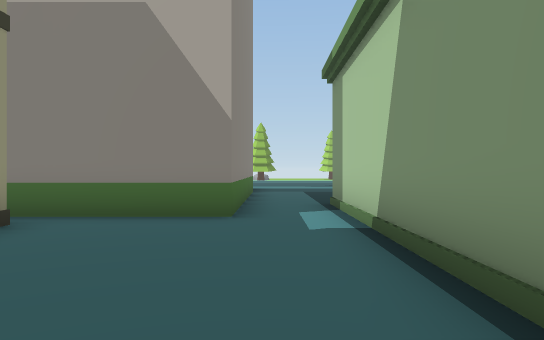
[1] (above)

24 first-person views from a walk through a 3-D level made in the Unity game engine. The camera is 1.4 m above the floor, looks level and sees 70° across. The floor is counted in squares, 2 m on a side. Each view is taken from the middle of a square. On the plan, view 1 faces up. The plan holds only what a view shows up to about 11 squares ahead; the rest is blank. The place goes on beyond the plan.

[2]
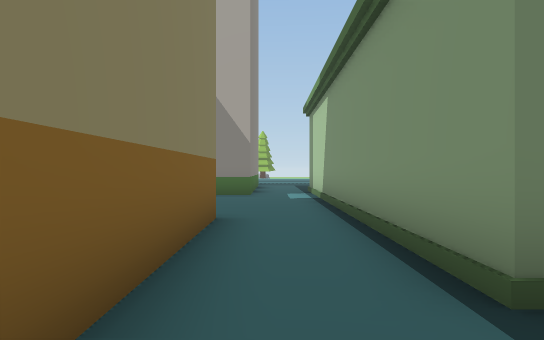

[3]
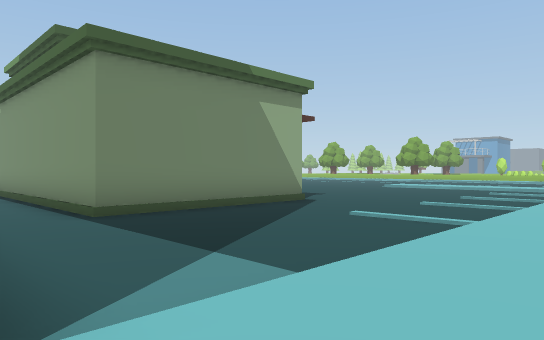

[4]
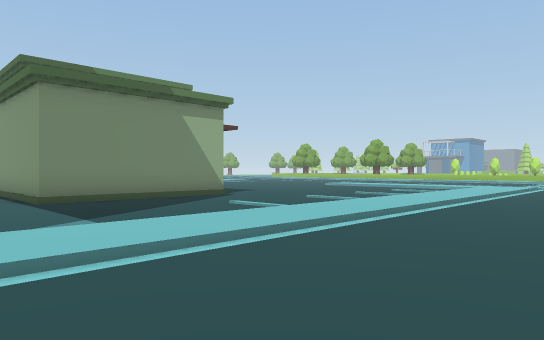

[5]
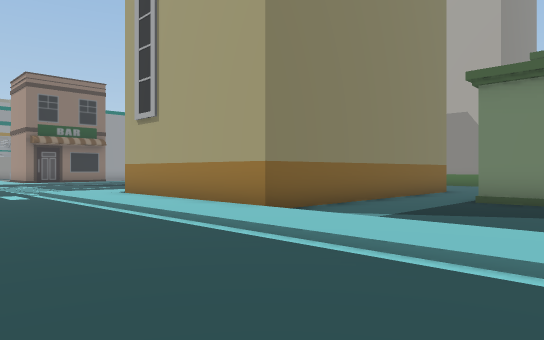

[6]
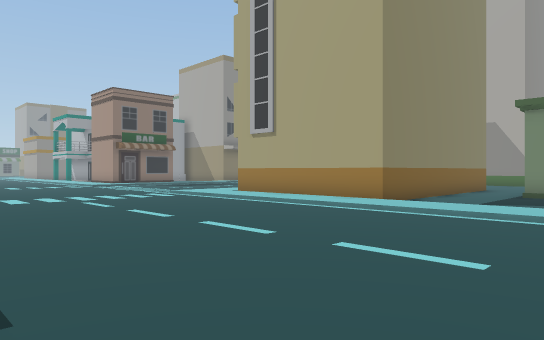

[7]
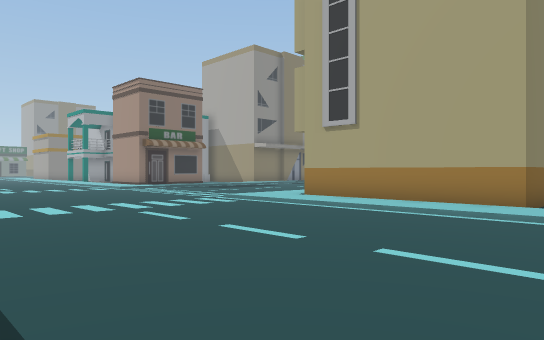

[8]
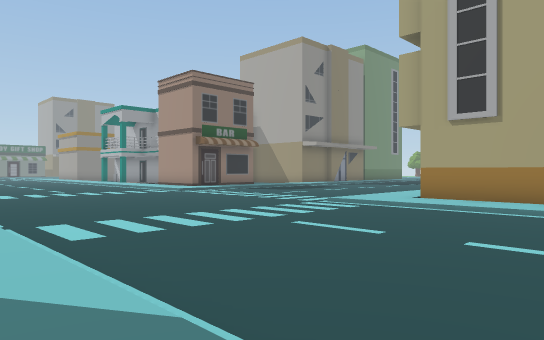

[9]
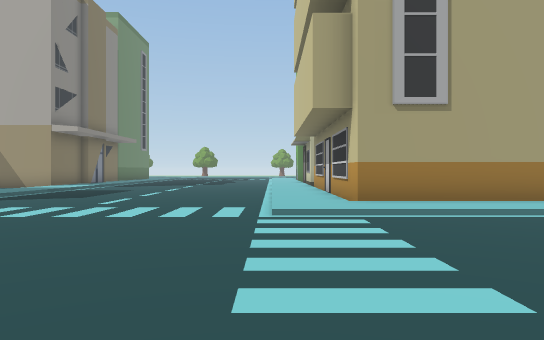

[10]
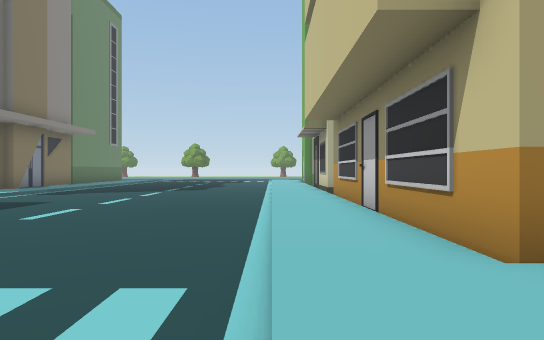

[11]
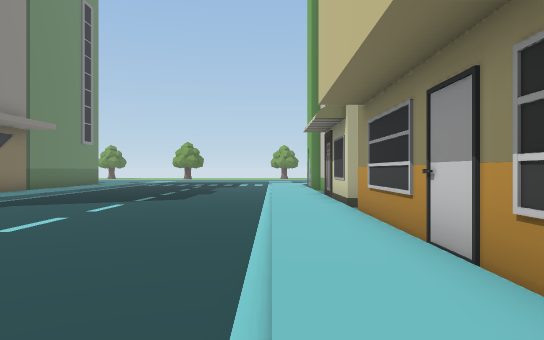

[12]
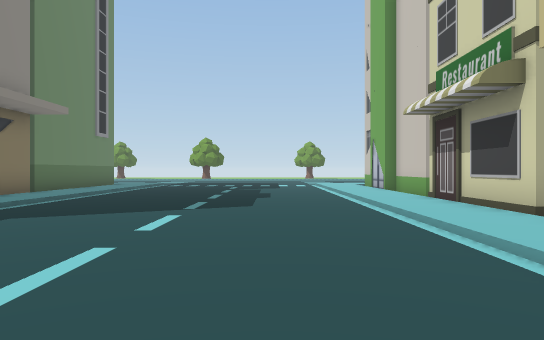

[13]
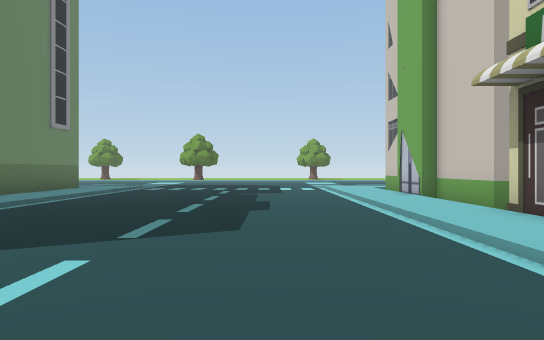

[14]
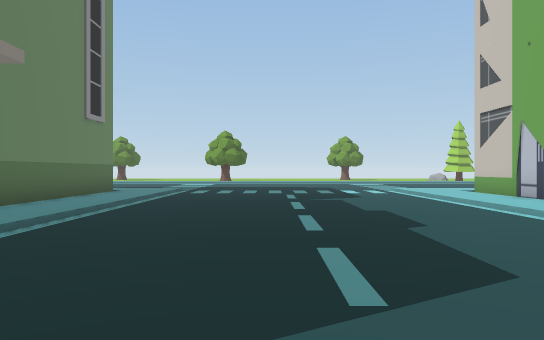

[15]
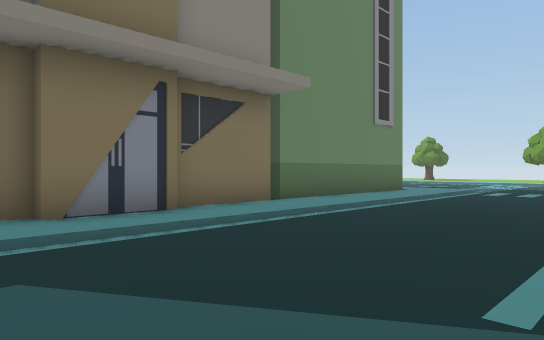

[16]
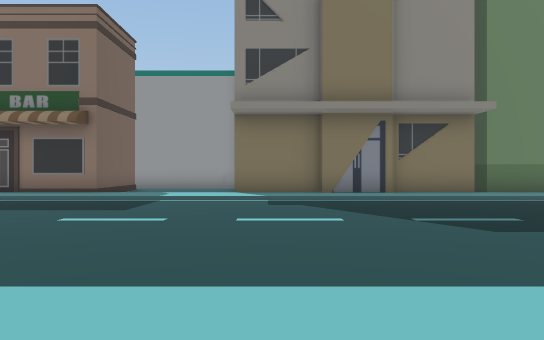

[17]
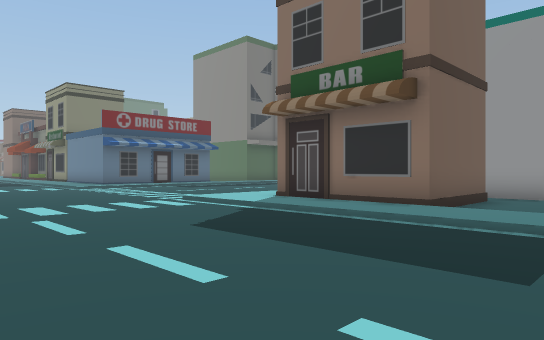

[18]
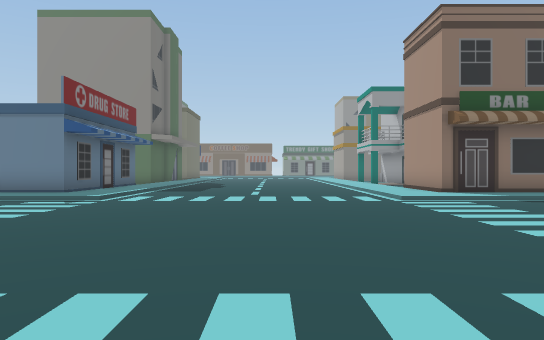

[19]
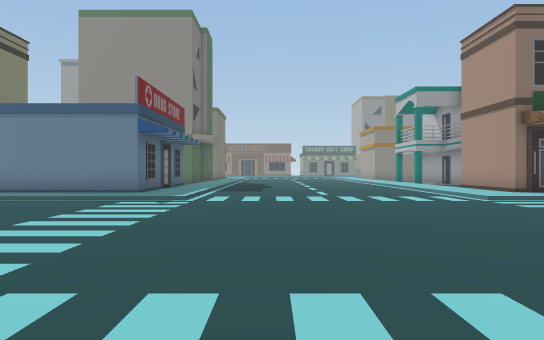

[20]
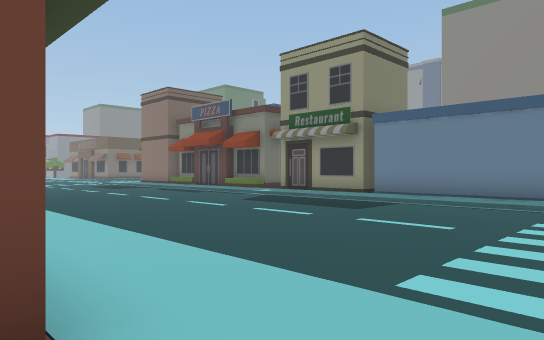

[21]
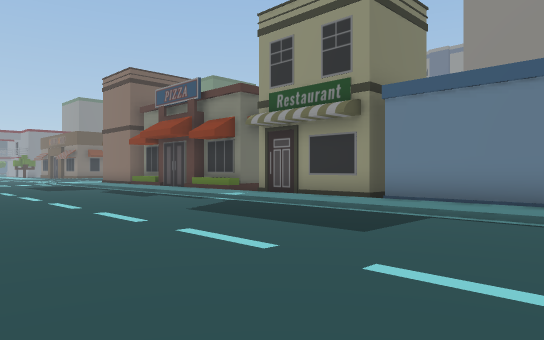

[22]
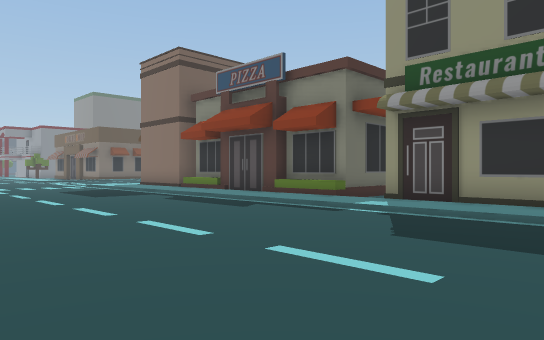

[23]
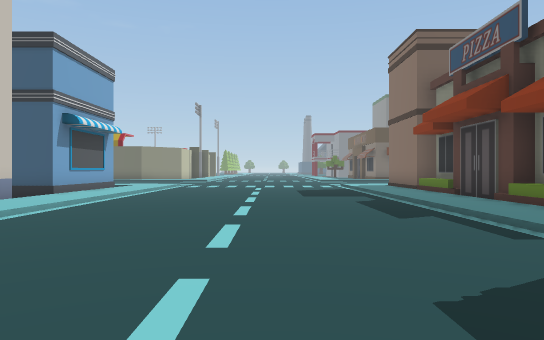

[24]
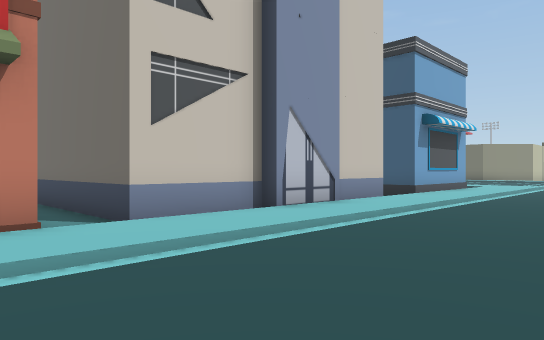

### Floor plan
Key: @ floor where view 1 was taken; # wall or solid block; . main floor; : floor 0.25 m higher than the main floor; / step, stairs or slope; O other object.
Columns run from 18 left of view 1 to 10 right of it. Each row starts with its distance up from view 1.
 12  O:/....../:O
 11  O:/....../:O    O..
 10  O:/....../:O    O..
  9  O:/....../:O    O..
  8  O:/....../:O    O.O
  7  O:/....../:O    O.O
  6  O:/....../:O OOOO.O
  5  O:/....../:O O....O
  4  OO/....../:O  ....OO
  3   O/....../:O   ...OO
  2  O:/....../:O   ...OO
  1  O:/....../:.    ..OO
  0  O:/....../:O    O@OO
 -1   :/....../:O    O.O
 -2   :/....../:O    O.O
 -3   :/....../:O    O.OOOOOO..
 -4 ##:/....../:O    O..........
 -5  #:/....../:O    O...........
 -6  #:/....../:O    O...........
 -7  #:/....../:OOOOOO...........
 -8  ::/....../::::::::::::::::::
 -9  ///......///////////////////
-10  ............................
-11  .........................
-12  ......................
-13  ......................
-14  ......................
-15  .....................
-16  ///......//////// // /
-17  ::/....../:::: :
-18  #:/....../:#
-19  #:/....../:
-20  #:/....../:
-21  #:/....../:
-22  #:/....../
-23 OO:/....../:#
-24  O:/....../:OOOOO
-25  O:/....../:O
-26  O:/....../:O
-27 ..:/....../:O
-28 OO:/....../:O
-29  O:/....../:O
-30  O:/....../:O
-31  O:/....../:
-32  O:/....../:##
-33  O:/....../:#

Where each view was taken, in squares from view 1:
view 1: 0 up, 0 right, facing up
view 2: 5 down, 0 right, facing up
view 3: 9 down, 1 left, facing up-right
view 4: 12 down, 1 left, facing up-right
view 5: 12 down, 4 right, facing up-left
view 6: 16 down, 4 right, facing up-left
view 7: 16 down, 1 right, facing up-left
view 8: 17 down, 2 left, facing up-left
view 9: 15 down, 8 left, facing up
view 10: 10 down, 8 left, facing up
view 11: 7 down, 8 left, facing up
view 12: 4 down, 10 left, facing up
view 13: 1 down, 10 left, facing up
view 14: 1 up, 12 left, facing up
view 15: 1 up, 11 left, facing up-left
view 16: 1 up, 6 left, facing left
view 17: 1 down, 10 left, facing down-left
view 18: 12 down, 6 left, facing left
view 19: 14 down, 6 left, facing left
view 20: 16 down, 6 left, facing down-left
view 21: 18 down, 9 left, facing down-left
view 22: 22 down, 9 left, facing down-left
view 23: 22 down, 12 left, facing down
view 24: 22 down, 11 left, facing down-right
